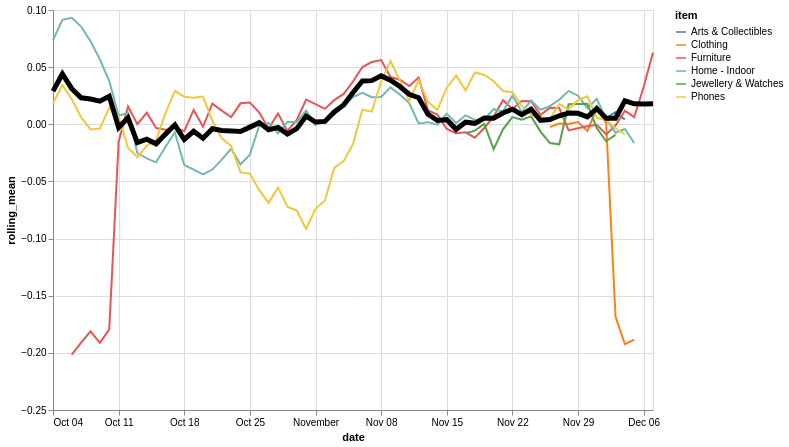

Specify this chart in Vega-Lite:
### Vega-Lite specification from a JSON file in a GitHub repository (floating-point values rounded to 4 significant figures; data arrays with more than 128 entries replaced by an {"elided": "..."} marker saying what was removed)
{"config": {"view": {"continuousWidth": 400, "continuousHeight": 300}}, "layer": [{"data": {"name": "data-ed7c86ffe3a46e726dbab1777b3e9d0e"}, "mark": "line", "encoding": {"color": {"type": "nominal", "field": "item"}, "x": {"type": "temporal", "field": "date"}, "y": {"type": "quantitative", "field": "rolling_mean"}}, "transform": [{"window": [{"op": "mean", "field": "residual", "as": "rolling_mean"}], "frame": [-4, 3]}]}, {"data": {"name": "data-cbe13995c4a6e63ad885a29d0cbb5941"}, "mark": {"type": "line", "color": "black", "size": 5}, "encoding": {"x": {"type": "temporal", "field": "date"}, "y": {"type": "quantitative", "field": "rolling_mean"}}, "transform": [{"window": [{"op": "mean", "field": "residual", "as": "rolling_mean"}], "frame": [-4, 3]}]}], "height": 400, "width": 600, "$schema": "https://vega.github.io/schema/vega-lite/v4.8.1.json", "datasets": {"data-ed7c86ffe3a46e726dbab1777b3e9d0e": {"elided": "220 records"}, "data-cbe13995c4a6e63ad885a29d0cbb5941": [{"date": "2020-10-04", "residual": -0.04692}, {"date": "2020-10-05", "residual": 6.324e-05}, {"date": "2020-10-06", "residual": 0.1899}, {"date": "2020-10-07", "residual": -0.02707}, {"date": "2020-10-08", "residual": 0.1039}, {"date": "2020-10-09", "residual": -0.0332}, {"date": "2020-10-10", "residual": -0.02428}, {"date": "2020-10-11", "residual": 0.01438}, {"date": "2020-10-12", "residual": -0.06232}, {"date": "2020-10-13", "residual": 0.0348}, {"date": "2020-10-14", "residual": -0.02905}, {"date": "2020-10-15", "residual": 0.04129}, {"date": "2020-10-16", "residual": -0.06964}, {"date": "2020-10-17", "residual": -0.009749}, {"date": "2020-10-18", "residual": -0.05658}, {"date": "2020-10-19", "residual": 0.08244}, {"date": "2020-10-20", "residual": 0.002626}, {"date": "2020-10-21", "residual": -0.0678}, {"date": "2020-10-22", "residual": 0.02824}, {"date": "2020-10-23", "residual": -0.007584}, {"date": "2020-10-24", "residual": -0.003036}, {"date": "2020-10-25", "residual": -0.02221}, {"date": "2020-10-26", "residual": -0.05882}, {"date": "2020-10-27", "residual": 0.07845}, {"date": "2020-10-28", "residual": 0.03299}, {"date": "2020-10-29", "residual": -0.03649}, {"date": "2020-10-30", "residual": -0.02212}, {"date": "2020-10-31", "residual": 0.009518}, {"date": "2020-11-01", "residual": -0.05027}, {"date": "2020-11-02", "residual": 0.01617}, {"date": "2020-11-03", "residual": 0.02952}, {"date": "2020-11-04", "residual": 0.03634}, {"date": "2020-11-05", "residual": 0.03749}, {"date": "2020-11-06", "residual": 0.0302}, {"date": "2020-11-07", "residual": 0.02551}, {"date": "2020-11-08", "residual": 0.09803}, {"date": "2020-11-09", "residual": 0.03061}, {"date": "2020-11-10", "residual": 0.01783}, {"date": "2020-11-11", "residual": 0.06276}, {"date": "2020-11-12", "residual": 0.005855}, {"date": "2020-11-13", "residual": -0.006467}, {"date": "2020-11-14", "residual": -0.02396}, {"date": "2020-11-15", "residual": 0.001088}, {"date": "2020-11-16", "residual": -0.01759}, {"date": "2020-11-17", "residual": -0.01282}, {"date": "2020-11-18", "residual": 0.02351}, {"date": "2020-11-19", "residual": -0.004972}, {"date": "2020-11-20", "residual": 0.05588}, {"date": "2020-11-21", "residual": -0.01462}, {"date": "2020-11-22", "residual": 0.01347}, {"date": "2020-11-23", "residual": -0.0004177}, {"date": "2020-11-24", "residual": 0.01859}, {"date": "2020-11-25", "residual": 0.01422}, {"date": "2020-11-26", "residual": -0.01459}, {"date": "2020-11-27", "residual": 0.03292}, {"date": "2020-11-28", "residual": -0.02238}, {"date": "2020-11-29", "residual": -0.008081}, {"date": "2020-11-30", "residual": 0.03931}, {"date": "2020-12-01", "residual": 0.01879}, {"date": "2020-12-02", "residual": 0.01631}, {"date": "2020-12-03", "residual": -0.009685}, {"date": "2020-12-04", "residual": 0.04261}, {"date": "2020-12-05", "residual": -0.03478}, {"date": "2020-12-06", "residual": -0.0224}, {"date": "2020-12-07", "residual": 0.1143}]}}
